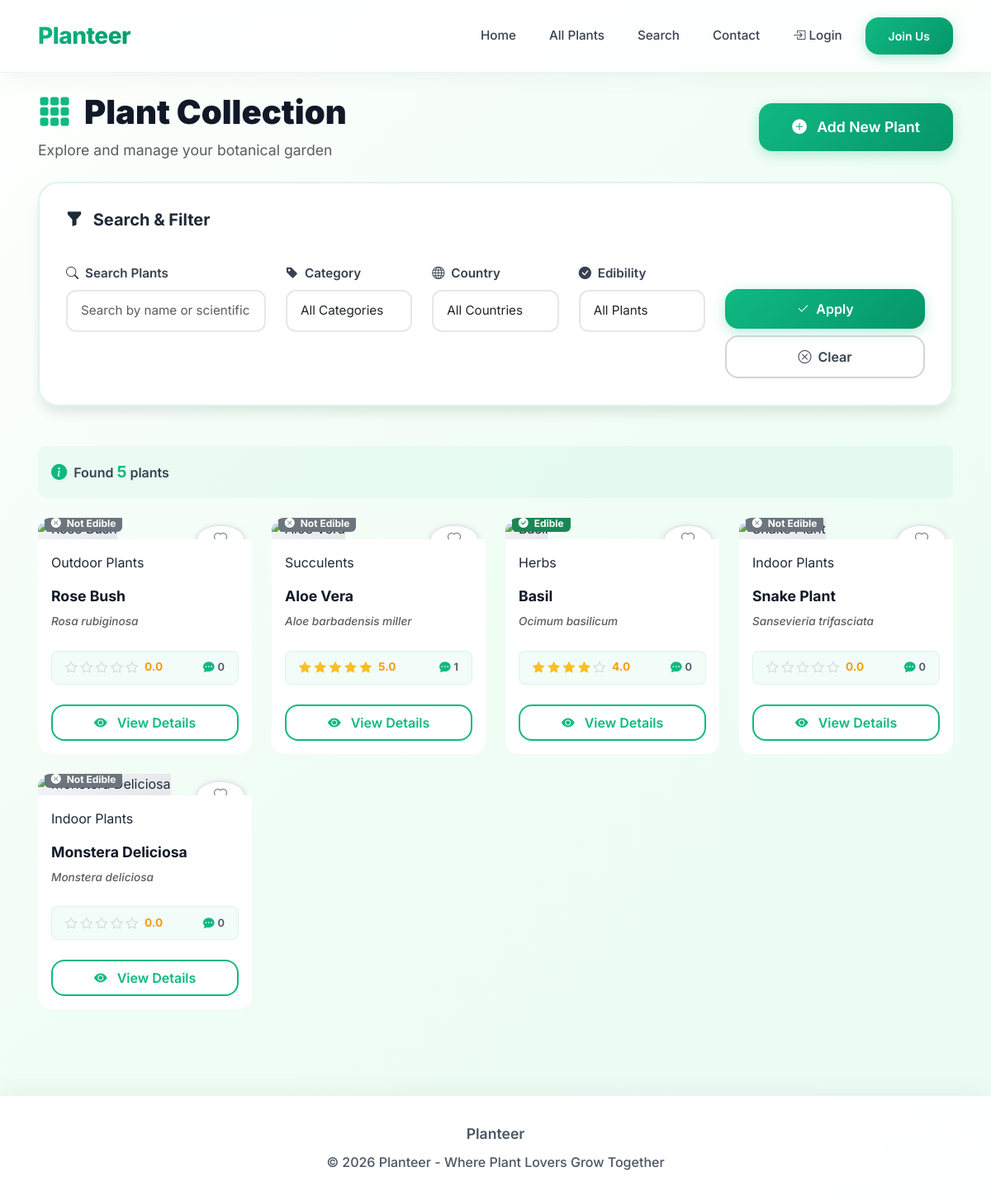
/plants/all/, run on the app's committed database.
### plants/models.py (models this page shows, shortened)
class Plant(models.Model):
    name = models.CharField(max_length=100, db_index=True)
    scientific_name = models.CharField(max_length=150)
    description = models.TextField()
    image_url = models.URLField(max_length=500, verbose_name='Primary Image URL')
    category = models.ForeignKey(
        Category,
        on_delete=models.SET_NULL,
        related_name='plants',
        null=True,
        blank=True
    )
    countries = models.ManyToManyField(
        Country,
        related_name='plants',
        blank=True,
        verbose_name='Native Countries'
    )
    is_edible = models.BooleanField(default=False, db_index=True)
    sunlight = models.CharField(max_length=100)
    water_needs = models.CharField(max_length=100)
    views_count = models.PositiveIntegerField(default=0)
    created_at = models.DateTimeField(auto_now_add=True, db_index=True)
    class Meta:
        ordering = ['-created_at']
        verbose_name = 'Plant'
        verbose_name_plural = 'Plants'
        indexes = [
            models.Index(fields=['-created_at', 'category']),
            models.Index(fields=['-views_count']),
        ]
    def average_rating(self):
        ratings = self.ratings.all()
        if ratings:
            return round(sum(r.score for r in ratings) / len(ratings), 1)
        return 0
    def get_primary_image(self):
        primary_image = self.images.filter(is_primary=True).first()
        if primary_image:
            return primary_image.image_url
        elif self.image_url:
            return self.image_url
        elif self.images.exists():
            return self.images.first().image_url
        return None
    def get_category_display(self):
        if self.category:
            return self.category.name
        return 'Uncategorized'

class Category(models.Model):
    name = models.CharField(max_length=100, unique=True, verbose_name='Category Name')
    created_at = models.DateTimeField(auto_now_add=True)
    class Meta:
        ordering = ['name']
        verbose_name = 'Category'
        verbose_name_plural = 'Categories'
    def plants_count(self):
        return self.plants.count()
    plants_count.short_description = 'Plants Count'

class Rating(models.Model):
    plant = models.ForeignKey(
        Plant,
        on_delete=models.CASCADE,
        related_name='ratings'
    )
    user = models.ForeignKey(
        User,
        on_delete=models.CASCADE,
        related_name='ratings',
        null=True,
        blank=True
    )
    name = models.CharField(max_length=100, verbose_name='Name', blank=True, null=True)
    score = models.IntegerField(
        validators=[MinValueValidator(1), MaxValueValidator(5)],
        verbose_name='Rating'
    )
    created_at = models.DateTimeField(auto_now_add=True, verbose_name='Created At')
    class Meta:
        ordering = ['-created_at']
        verbose_name = 'Rating'
        verbose_name_plural = 'Ratings'
        indexes = [
            models.Index(fields=['plant', '-created_at']),
            models.Index(fields=['user', '-created_at']),
        ]
        constraints = [
            models.UniqueConstraint(
                fields=['plant', 'user'],
                condition=models.Q(user__isnull=False),
                name='unique_user_rating'
            ),
            models.UniqueConstraint(
                fields=['plant', 'name'],
                condition=models.Q(user__isnull=True),
                name='unique_guest_rating'
            ),
        ]

### plants/views.py (the view)
# urls.py: path('all/', views.all_plants, name='all_plants'),
def all_plants(request:HttpRequest):
    plants = Plant.objects.select_related('category').prefetch_related('comments', 'countries').order_by('-created_at')
    query = request.GET.get('q', '').strip()
    category_id = request.GET.get('category', '').strip()
    country_id = request.GET.get('country', '').strip()
    is_edible = request.GET.get('is_edible', '').strip()
    if query:
        plants = plants.filter(
            Q(name__icontains=query) |
            Q(scientific_name__icontains=query) |
            Q(description__icontains=query)
        )
    if category_id:
        plants = plants.filter(category_id=category_id)
    if country_id:
        plants = plants.filter(countries__id=country_id)
    if is_edible == 'true':
        plants = plants.filter(is_edible=True)
    elif is_edible == 'false':
        plants = plants.filter(is_edible=False)
    categories = Category.objects.all()
    countries = Country.objects.all()
    user_favorites = []
    if request.user.is_authenticated:
        user_favorites = list(Favorite.objects.filter(user=request.user).values_list('plant_id', flat=True))
    context = {
        'plants': plants,
        'categories': categories,
        'countries': countries,
        'selected_query': query,
        'selected_category': category_id,
        'selected_country': country_id,
        'selected_edible': is_edible,
        'plants_count': plants.count(),
        'user_favorites': user_favorites,
    }
    return render(request, 'plants/all_plants.html', context)

### plants/templates/plants/all_plants.html (shortened to what this page needs)
{% extends 'core/base.html' %}
{% load static %}
{% block content %}
<div class="d-flex justify-content-between align-items-center flex-wrap gap-3 mb-4">
    <div>
        <h1 class="mb-2" style="font-size: 2.5rem; font-weight: 900; color: var(--gray-900);">
            <i class="bi bi-grid-3x3-gap-fill me-2" style="color: var(--primary);"></i>
            Plant Collection
        </h1>
        <p class="text-muted mb-0" style="font-size: 1.1rem;">
            Explore and manage your botanical garden
        </p>
    </div>
    <a href="{% url 'plants:add_plant' %}" class="btn btn-main btn-lg">
        <i class="bi bi-plus-circle-fill me-2"></i> Add New Plant
    </a>
</div>
<form method="GET" class="filter-box mb-5">
    <div class="row g-4">
        <div class="col-12">
            <h5 class="fw-bold mb-3" style="color: var(--gray-800);">
                <i class="bi bi-funnel-fill me-2"></i> Search & Filter
            </h5>
        </div>
        <div class="col-md-3">
            <label class="form-label">
                <i class="bi bi-search me-1"></i> Search Plants
            </label>
            <input
                type="text"
                name="q"
                class="form-control"
                placeholder="Search by name or scientific name..."
                value="{{ selected_query }}"
            >
        </div>
        <div class="col-md-2">
            <label class="form-label">
                <i class="bi bi-tag-fill me-1"></i> Category
            </label>
            <select name="category" class="form-select">
                <option value="">All Categories</option>
            </select>
        </div>
        <div class="col-md-2">
            <label class="form-label">
                <i class="bi bi-globe me-1"></i> Country
            </label>
            <select name="country" class="form-select">
                <option value="">All Countries</option>
            </select>
        </div>
        <div class="col-md-2">
            <label class="form-label">
                <i class="bi bi-check-circle-fill me-1"></i> Edibility
            </label>
            <select name="is_edible" class="form-select">
                <option value="">All Plants</option>
            </select>
        </div>
        <div class="col-md-3">
            <label class="form-label d-none d-md-block">&nbsp;</label>
            <div class="d-grid gap-2">
                <button class="btn btn-main" type="submit">
                    <i class="bi bi-check2 me-1"></i> Apply
                </button>
                <a href="{% url 'plants:all_plants' %}" class="btn btn-outline-secondary">
                    <i class="bi bi-x-circle me-1"></i> Clear
                </a>
            </div>
        </div>
    </div>
</form>
<div class="d-flex justify-content-between align-items-center mb-4 p-3 rounded-3" style="background: rgba(16, 185, 129, 0.05);">
    <div class="d-flex align-items-center gap-2">
        <i class="bi bi-info-circle-fill" style="color: var(--primary); font-size: 1.2rem;"></i>
        <span class="fw-semibold" style="color: var(--gray-700);">
            Found <span class="fw-bold" style="color: var(--primary); font-size: 1.2rem;">{{ plants_count }}</span>
            plant{{ plants_count|pluralize }}
        </span>
    </div>
</div>
<div class="row g-4">
    {% for plant in plants %}
        {% include "plants/partials/_plant_card.html" with plant=plant %}
    {% endfor %}
</div>
{% endblock %}

### plants/templates/plants/partials/_plant_card.html (shortened to what this page needs)
<div class="col-sm-6 col-lg-4 col-xl-3">
    <div class="plant-card h-100">
        <div style="overflow: hidden; position: relative; border-radius: 1rem 1rem 0 0;">
            <div class="position-absolute top-0 end-0 m-2">
                {% if user.is_authenticated %}
                    <button class="btn btn-sm add-to-favorites"
                            data-plant-id="{{ plant.id }}"
                            data-plant-name="{{ plant.name }}"
                            data-plant-scientific="{{ plant.scientific_name }}"
                            data-plant-image="{{ plant.get_primary_image }}"
                            type="button"
                            style="border-radius: 50%; width: 36px; height: 36px; display: flex; align-items: center; justify-content: center;
                                   background: {% if plant.id in user_favorites %}rgba(220, 53, 69, 0.95){% else %}rgba(255, 255, 255, 0.95){% endif %};
                                   border: 2px solid {% if plant.id in user_favorites %}#dc3545{% else %}#e5e7eb{% endif %};
                                   box-shadow: 0 2px 8px rgba(0,0,0,0.1);"
                            title="{% if plant.id in user_favorites %}Remove from favorites{% else %}Add to favorites{% endif %}">
                        <i class="bi bi-heart-fill" style="font-size: 1rem; color: {% if plant.id in user_favorites %}white{% else %}#6b7280{% endif %};"></i>
                    </button>
                {% else %}
                    <a href="{% url 'core:login' %}"
                       class="btn btn-sm"
                       style="border-radius: 50%; width: 36px; height: 36px; display: flex; align-items: center; justify-content: center; background: rgba(255, 255, 255, 0.95); border: 2px solid #e5e7eb; box-shadow: 0 2px 8px rgba(0,0,0,0.1);"
                       title="Login to add to favorites">
                        <i class="bi bi-heart" style="font-size: 1rem; color: #6b7280;"></i>
                    </a>
                {% endif %}
            </div>
            <div class="position-absolute bottom-0 start-0 m-2">
                {% if plant.is_edible %}
                <span class="badge text-bg-success">
                    <i class="bi bi-check-circle-fill me-1"></i> Edible
                </span>
                {% else %}
                <span class="badge text-bg-secondary">
                    <i class="bi bi-x-circle-fill me-1"></i> Not Edible
                </span>
                {% endif %}
            </div>
        </div>
        <div class="card-body d-flex flex-column p-3" style="background: white; border-radius: 0 0 1rem 1rem;">
            <div class="mb-3">
                <span class="category-badge">{{ plant.get_category_display }}</span>
            </div>
            <h5 class="card-title fw-bold mb-2" style="font-size: 1.1rem; line-height: 1.3; color: var(--gray-900);">
                {{ plant.name }}
            </h5>
            <p class="text-muted mb-4" style="font-style: italic; font-size: 0.85rem; font-weight: 500;">
                {{ plant.scientific_name }}
            </p>
            <div class="d-flex justify-content-between align-items-center mb-4 py-2 px-3 rounded-3" style="background: rgba(16, 185, 129, 0.05); border: 1px solid rgba(16, 185, 129, 0.1);">
                <div class="d-flex align-items-center gap-2">
                    <div class="d-flex align-items-center gap-1">
                        {% for i in "12345" %}
                            {% if forloop.counter <= plant.average_rating %}
                                <i class="bi bi-star-fill" style="color: #fbbf24; font-size: 0.9rem;"></i>
                            {% else %}
                                <i class="bi bi-star" style="color: #d1d5db; font-size: 0.9rem;"></i>
                            {% endif %}
                        {% endfor %}
                    </div>
                    <span class="fw-bold" style="font-size: 0.85rem; color: #f59e0b;">{{ plant.average_rating|default:"0.0" }}</span>
                </div>
                <div class="d-flex align-items-center gap-1">
                    <i class="bi bi-chat-dots-fill" style="color: var(--primary); font-size: 0.85rem;"></i>
                    <span class="fw-semibold" style="font-size: 0.8rem; color: var(--gray-600);">{{ plant.comments.count }}</span>
                </div>
            </div>
            <a href="{% url 'plants:detail' plant.id %}" class="btn btn-outline-main w-100 py-2 mt-auto" style="font-weight: 600; border-width: 2px;">
                <i class="bi bi-eye-fill me-2"></i> View Details
            </a>
        </div>
    </div>
</div>

### core/static/css/main.css (style rules this page uses)
:root { --primary: #10b981; --primary-dark: #059669; --primary-light: #34d399; --primary-lighter: #6ee7b7; --secondary: #8b5cf6; --accent: #f59e0b; --white: #ffffff; --gray-50: #f9fafb; --gray-100: #f3f4f6; --gray-200: #e5e7eb; --gray-300: #d1d5db; --gray-400: #9ca3af; --gray-500: #6b7280; --gray-600: #4b5563; --gray-700: #374151; --gray-800: #1f2937; --gray-900: #111827; --bg-primary: #fefffe; --bg-secondary: #f0fdf4; --bg-tertiary: #dcfce7; --shadow-sm: 0 1px 2px 0 rgba(0, 0, 0, 0.05); --shadow: 0 4px 6px -1px rgba(0, 0, 0, 0.1); --shadow-md: 0 10px 15px -3px rgba(0, 0, 0, 0.1); --shadow-lg: 0 20px 25px -5px rgba(0, 0, 0, 0.1); --shadow-xl: 0 25px 50px -12px rgba(0, 0, 0, 0.25); --radius-sm: 0.5rem; --radius: 0.75rem; --radius-lg: 1rem; --radius-xl: 1.5rem; --radius-2xl: 2rem; --radius-full: 9999px; --transition: all 0.3s cubic-bezier(0.4, 0, 0.2, 1); }
* { margin: 0; padding: 0; box-sizing: border-box; }
body { font-family: 'Inter', -apple-system, BlinkMacSystemFont, 'Segoe UI', Roboto, sans-serif; background: linear-gradient(135deg, #fefffe 0%, #f0fdf4 50%, #ecfdf5 100%); color: var(--gray-800); line-height: 1.6; min-height: 100vh; overflow-x: hidden; }
.btn { border-radius: var(--radius-lg); font-weight: 600; padding: 0.75rem 1.75rem; transition: var(--transition); border: none; position: relative; overflow: hidden; }
.btn-main { background: linear-gradient(135deg, var(--primary) 0%, var(--primary-dark) 100%); color: var(--white); box-shadow: 0 4px 15px rgba(16, 185, 129, 0.3); }
.btn-main::before { content: ''; position: absolute; top: 0; left: -100%; width: 100%; height: 100%; background: linear-gradient(90deg, transparent, rgba(255, 255, 255, 0.3), transparent); transition: left 0.5s; }
.btn-outline-main { background: transparent; color: var(--primary); border: 2px solid var(--primary); box-shadow: none; }
.btn-lg { padding: 1rem 2.5rem; font-size: 1.1rem; }
.filter-box { background: rgba(255, 255, 255, 0.95); backdrop-filter: blur(20px); border: 2px solid rgba(16, 185, 129, 0.15); border-radius: var(--radius-xl); padding: 2rem; box-shadow: var(--shadow-md); }
.form-label { font-weight: 600; color: var(--gray-700); margin-bottom: 0.5rem; font-size: 0.95rem; }
.form-control, .form-select { border: 2px solid var(--gray-200); border-radius: var(--radius); padding: 0.75rem 1rem; font-size: 0.95rem; transition: var(--transition); background: var(--white); font-family: inherit; }
.btn-outline-secondary { border: 2px solid var(--gray-300); color: var(--gray-700); font-weight: 600; }
html { scroll-behavior: smooth; }

### data on the page
Plant: is_edible False (drawn), category "Outdoor Plants", name "Rose Bush", scientific_name "Rosa rubiginosa", average_rating "0.0", comments.count "0"
Plant: is_edible False (drawn), category "Succulents", name "Aloe Vera", scientific_name "Aloe barbadensis miller", average_rating "5.0", comments.count "1"
Plant: is_edible True (drawn), category "Herbs", name "Basil", scientific_name "Ocimum basilicum", average_rating "4.0", comments.count "0"
Plant: is_edible False (drawn), category "Indoor Plants", name "Snake Plant", scientific_name "Sansevieria trifasciata", average_rating "0.0", comments.count "0"
Plant: is_edible False (drawn), category "Indoor Plants", name "Monstera Deliciosa", scientific_name "Monstera deliciosa", average_rating "0.0", comments.count "0"

### other printed values
{{ plants_count }} "5"
